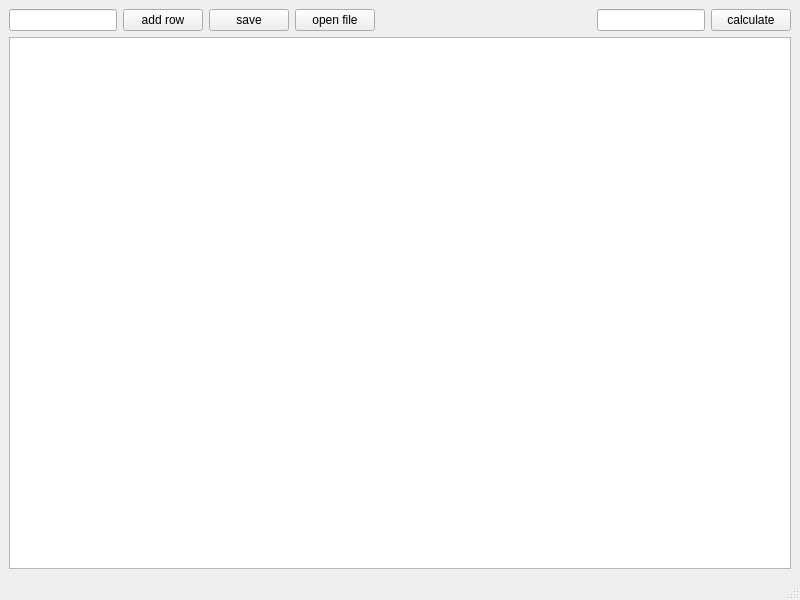
<?xml version="1.0" encoding="UTF-8"?>
<ui version="4.0">
 <class>MainWindow</class>
 <widget class="QMainWindow" name="MainWindow">
  <property name="geometry">
   <rect>
    <x>0</x>
    <y>0</y>
    <width>800</width>
    <height>600</height>
   </rect>
  </property>
  <property name="windowTitle">
   <string>MainWindow</string>
  </property>
  <widget class="QWidget" name="centralwidget">
   <layout class="QGridLayout" name="gridLayout">
    <item row="0" column="0">
     <layout class="QVBoxLayout" name="verticalLayout">
      <item>
       <layout class="QHBoxLayout" name="horizontalLayout_4">
        <item>
         <widget class="QLineEdit" name="currentDate"/>
        </item>
        <item>
         <widget class="QPushButton" name="addButton">
          <property name="text">
           <string>add row</string>
          </property>
         </widget>
        </item>
        <item>
         <widget class="QPushButton" name="saveButton">
          <property name="text">
           <string>save</string>
          </property>
         </widget>
        </item>
        <item>
         <widget class="QPushButton" name="openButton">
          <property name="text">
           <string>open file</string>
          </property>
         </widget>
        </item>
        <item>
         <spacer name="horizontalSpacer_3">
          <property name="orientation">
           <enum>Qt::Horizontal</enum>
          </property>
          <property name="sizeHint" stdset="0">
           <size>
            <width>40</width>
            <height>20</height>
           </size>
          </property>
         </spacer>
        </item>
        <item>
         <spacer name="horizontalSpacer_2">
          <property name="orientation">
           <enum>Qt::Horizontal</enum>
          </property>
          <property name="sizeHint" stdset="0">
           <size>
            <width>40</width>
            <height>20</height>
           </size>
          </property>
         </spacer>
        </item>
        <item>
         <spacer name="horizontalSpacer">
          <property name="orientation">
           <enum>Qt::Horizontal</enum>
          </property>
          <property name="sizeHint" stdset="0">
           <size>
            <width>40</width>
            <height>20</height>
           </size>
          </property>
         </spacer>
        </item>
        <item>
         <widget class="QLineEdit" name="lineEdit"/>
        </item>
        <item>
         <widget class="QPushButton" name="pushButton">
          <property name="text">
           <string>calculate</string>
          </property>
         </widget>
        </item>
       </layout>
      </item>
      <item>
       <widget class="QTableView" name="view"/>
      </item>
     </layout>
    </item>
   </layout>
  </widget>
  <widget class="QMenuBar" name="menubar">
   <property name="geometry">
    <rect>
     <x>0</x>
     <y>0</y>
     <width>800</width>
     <height>27</height>
    </rect>
   </property>
  </widget>
  <widget class="QStatusBar" name="statusbar"/>
 </widget>
 <resources/>
 <connections/>
</ui>
